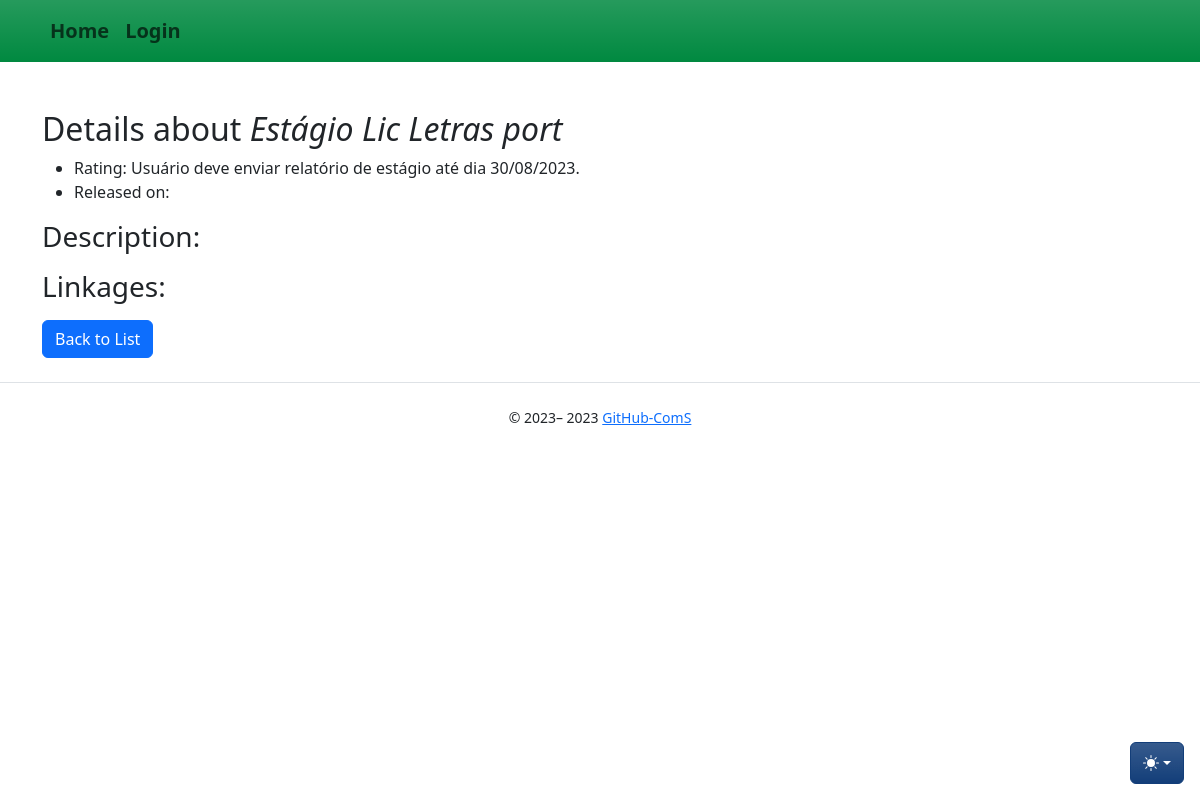
/linkages/1/show, run on an earlier commit of the app's database.
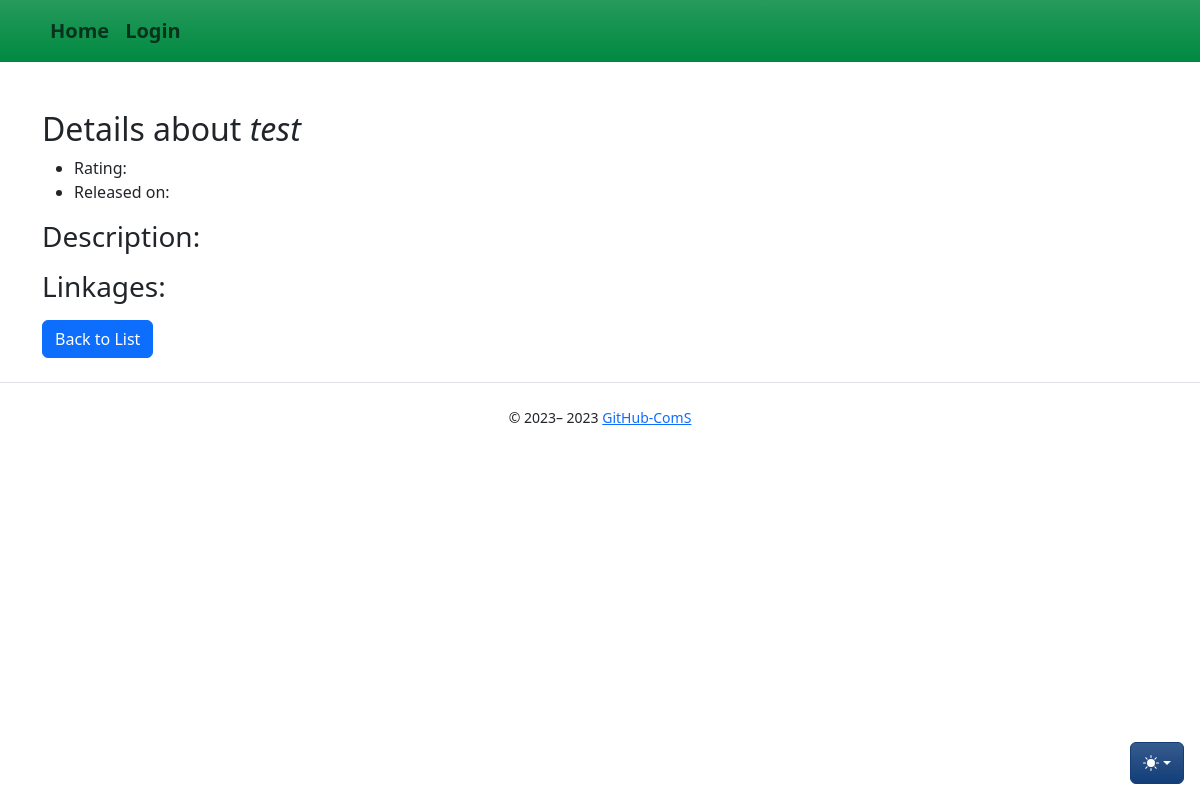
And on a later commit of the database.
### app/models/linkage.py (models this page shows, shortened)
class Linkage(db.Model):
    __tablename__ = "linkage"
    id = db.Column(db.Integer, primary_key=True)
    title = db.Column(db.String)
    rating = db.Column(db.String(6))
    comments = db.Column(db.String)
    active = db.Column(db.Integer)
    student_id = db.Column(db.Integer, db.ForeignKey("user.id"), nullable=False)
    student = db.relationship("User", backref="linkage", foreign_keys=[student_id], lazy=True)
    school_id = db.Column(db.Integer, db.ForeignKey("school.id"), nullable=False)
    school = db.relationship("School", backref="linkage", foreign_keys=[school_id])
    start_date = db.Column(db.DateTime)
    end_date = db.Column(db.DateTime)
    created_at = db.Column(db.DateTime, nullable=False, default=func.now())
    updated_at = db.Column(
        db.DateTime, nullable=False, default=func.now(), onupdate=func.now()
    )

### app/controllers/linkages_controllers.py (the view)
@bp.route("/<int:id>/show", methods=["GET"])
def show(id):
    linkage = db.get_or_404(Linkage, id)
    return render_template(_j.show, entity=linkage, **properties)

### app/templates/linkages/show.jinja2 (shortened to what this page needs)
{% extends 'base.jinja2' %}
{% from 'bootstrap5/form.html' import render_form %}
{% from 'bootstrap5/utils.html' import render_icon %}
{% from 'macros/component_confirm_modal.jinja2' import confirmModalMacro, confirmModalScript %}
{% block content %}
<h2> Details about <i>{{entity.title}}</i> </h2>
<ul id="details">
    <li> Rating: {{entity.rating}}</li>
    <li> Released on: {{entity.release_date}}</li>
</ul>
<h3> Description: </h3>
<h3> Linkages: </h3>
<div class="btn-group" role="group">
    <a href="{{ url_for('linkages.index') }}" class="btn btn-primary">Back to List</a>
</div>
{% endblock %}

What changed in the data, as far as the page shows it:
changed Linkage: title "Estágio Lic Letras port" → "test"; rating "Usuário deve enviar relatório de estágio até dia 30/08/2023." → (not shown)
